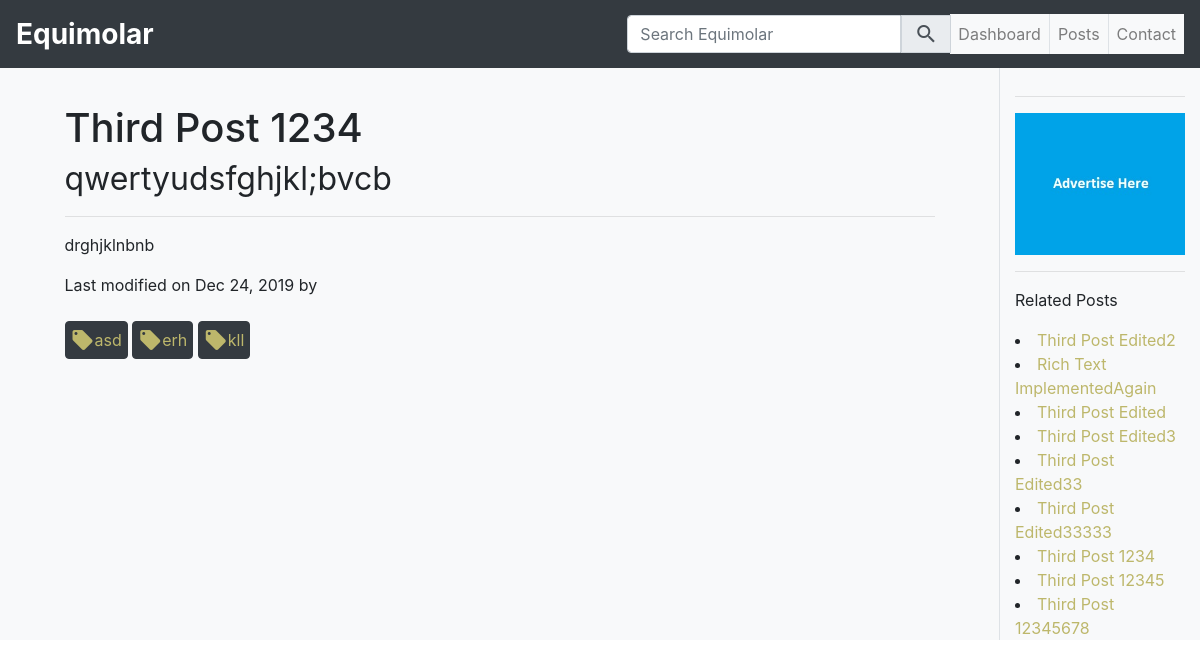
/third-post-1234, run on the app's committed database.
### equimolar_blog/models.py (models this page shows, shortened)
class Article(db.Model):
    __tablename__ = 'articles'
    __table_args__ = {'extend_existing': True}
    id = db.Column(db.Integer, primary_key=True)
    title = db.Column(db.String(100), nullable=False)
    slug = db.Column(db.String(150))
    summary = db.Column(db.String(300))
    content = db.Column(db.Text, nullable=False)
    last_mod_date = db.Column(db.DateTime, default=datetime.date(datetime.utcnow()))
    draft = db.Column(db.Boolean, default=0)
    tags = db.relationship('Tag', secondary=articles_tags,
                           backref=db.backref('articles', lazy='dynamic'))
    authour = db.relationship('User', backref='articles', lazy='dynamic')

class Tag(db.Model):
    __tablename__ = 'tags'
    id = db.Column(db.Integer, primary_key=True)
    name = db.Column(db.String(50), unique=True)
    def __repr__(self):
        return '<Tag {}>'.format(self.name)

### equimolar_blog/views.py (the view)
@app.route('/<slug>')
def show_article_post(slug):
    article = Article.query.filter_by(slug=slug).first()
    if article==None:
        abort(404)
    article.content = markdown(article.content)
    tag_names = [x.name for x in article.tags]
    related_articles = Article.query.filter(
                        Article.tags.any(Tag.name.in_(tag_names))).order_by(
                        Article.last_mod_date.desc()).all()
    return render_template('equimolar/post_slug.html',
                           article = article,
                           related_articles = related_articles)

### equimolar_blog/utilities.py (called while the page is built)
def blog_date(dateobj):
    return dateobj.strftime('%b %d, %Y')

def can_edit(current_user, authour):
    if current_user.is_authenticated:
        if current_user.has_role('Editor'):
            return True
        if authour==current_user.username:
            return True
    return False

### equimolar_blog/templates/equimolar/post_slug.html (shortened to what this page needs)
{% extends 'equimolar/base.html' %}
{% block main %}
    <h1>{{ article.title }}<br><small>{{ article.summary }}</small></h1>
    <hr>
    {{ article.content|safe }}
    {% if article.last_mod_date %}
        <p>
            Last modified on {{ blog_date(article.last_mod_date) }} by
        </p>
    {% endif %}
    {% if article.tags %}
        {% for tag in article.tags %}
            <button class="btn btn-dark mt-2"><a href="/tag/{{ tag.id }}">
                <span class="row h-100 align-items-center px-2">
                    <i class="material-icons">local_offer</i>
                    {{ tag.name }}
                </span></a>
            </button>
        {% endfor %}
    {% endif %}
{% endblock %}
{% block sidebar %}
    {% if related_articles %}
        <p>Related Posts</p>
        {% for related in related_articles %}
            <li><a href="/{{ related.slug }}">{{ related.title }}</a></li>
        {% endfor %}
    {% endif %}
{% endblock %}

### equimolar_blog/templates/equimolar/base.html (style rules this page uses)
a { color:darkkhaki; text-decoration: green; }

### data on the page
Article: title "Third Post 1234", summary "qwertyudsfghjkl;bvcb", content "drghjklnbnb", last_mod_date "Dec 24, 2019"
Tag: name "asd"
Tag: name "erh"
Tag: name "kll"
Article: title "Third Post Edited2"
Article: title "Rich Text ImplementedAgain"
Article: title "Third Post Edited"
Article: title "Third Post Edited3"
Article: title "Third Post Edited33"
Article: title "Third Post Edited33333"
Article: title "Third Post 12345"
Article: title "Third Post 12345678"

### other printed values
{{ config.SITE_NAME }} "Equimolar"
